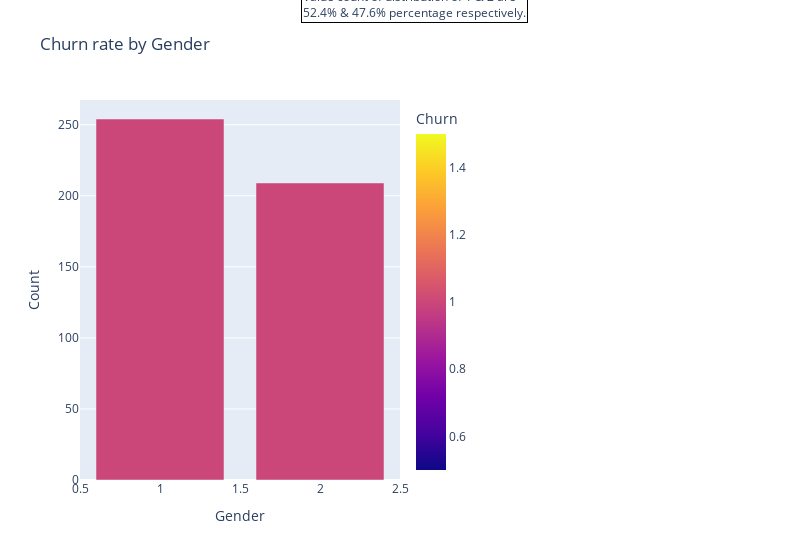
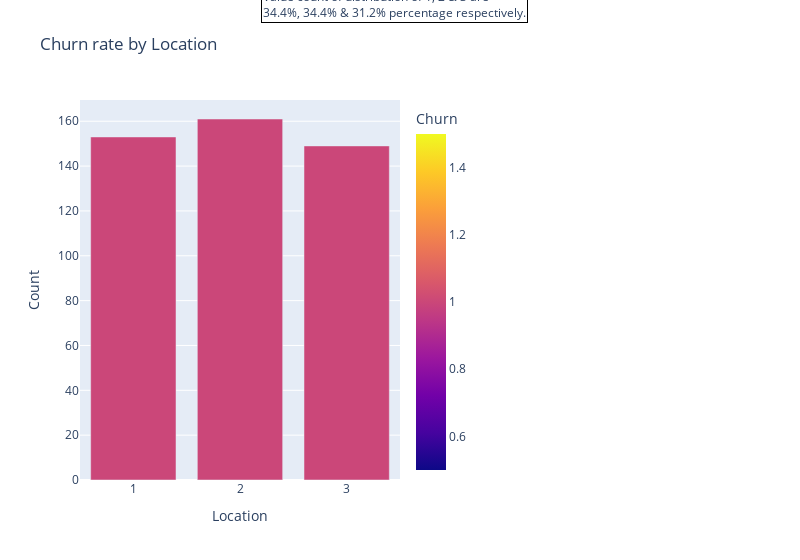
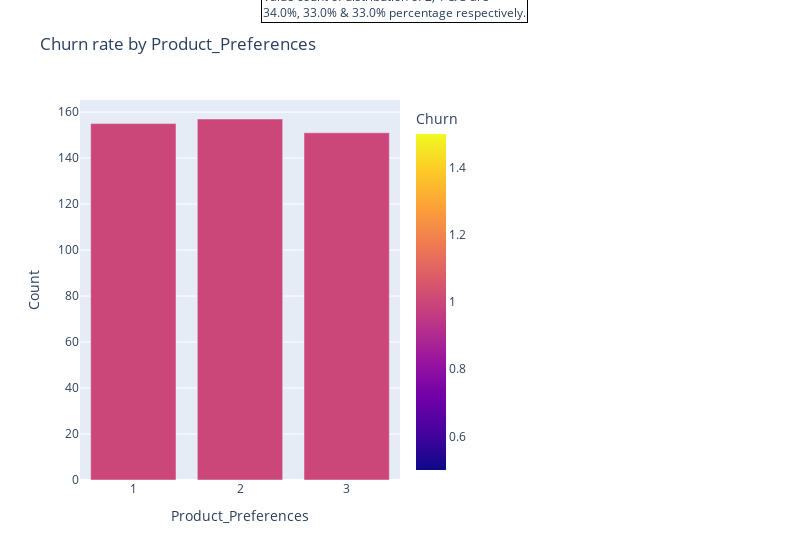
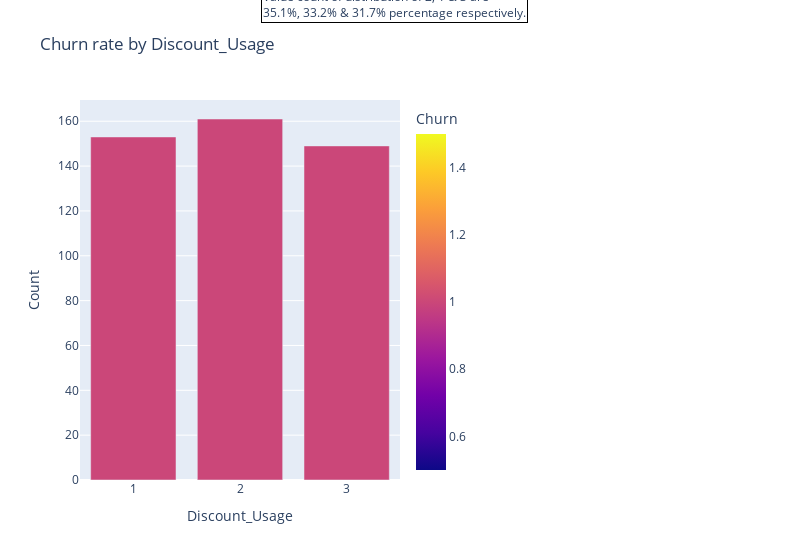

Write notebook code for charts like these, in order.
### Code cell
#Gender feature plot
bar('Gender')
#Partner feature plot
bar('Location')
#Dependents feature plot
bar('Product_Preferences')
#Dependents feature plot
bar('Discount_Usage')

### Figure 1 — Plotly figure (JSON) as saved in the notebook; plotly's stock layout.template omitted (floating-point values rounded to 4 significant figures)
{"data": [{"alignmentgroup": "True", "hovertemplate": "Gender=%{x}<br>Count=%{y}<br>Churn=%{marker.color}<extra></extra>", "legendgroup": "", "marker": {"color": [1, 1], "coloraxis": "coloraxis", "pattern": {"shape": ""}}, "name": "", "offsetgroup": "", "orientation": "v", "showlegend": false, "textposition": "auto", "type": "bar", "x": [1, 2], "xaxis": "x", "y": [254, 209], "yaxis": "y"}], "layout": {"annotations": [{"align": "left", "bordercolor": "black", "borderwidth": 1, "showarrow": false, "text": "Value count of distribution of 1 & 2 are<br>52.4% & 47.6% percentage respectively.", "x": 1.4, "xref": "paper", "y": 1.3, "yref": "paper"}], "barmode": "group", "coloraxis": {"colorbar": {"title": {"text": "Churn"}}, "colorscale": [[0, "#0d0887"], [0.1111, "#46039f"], [0.2222, "#7201a8"], [0.3333, "#9c179e"], [0.4444, "#bd3786"], [0.5556, "#d8576b"], [0.6667, "#ed7953"], [0.7778, "#fb9f3a"], [0.8889, "#fdca26"], [1, "#f0f921"]]}, "legend": {"tracegroupgap": 0}, "margin": {"r": 400}, "title": {"text": "Churn rate by Gender"}, "width": 800, "xaxis": {"anchor": "y", "domain": [0, 1], "title": {"text": "Gender"}}, "yaxis": {"anchor": "x", "domain": [0, 1], "title": {"text": "Count"}}}}

### Figure 2 — Plotly figure (JSON) as saved in the notebook; plotly's stock layout.template omitted (floating-point values rounded to 4 significant figures)
{"data": [{"alignmentgroup": "True", "hovertemplate": "Location=%{x}<br>Count=%{y}<br>Churn=%{marker.color}<extra></extra>", "legendgroup": "", "marker": {"color": [1, 1, 1], "coloraxis": "coloraxis", "pattern": {"shape": ""}}, "name": "", "offsetgroup": "", "orientation": "v", "showlegend": false, "textposition": "auto", "type": "bar", "x": [1, 2, 3], "xaxis": "x", "y": [153, 161, 149], "yaxis": "y"}], "layout": {"annotations": [{"align": "left", "bordercolor": "black", "borderwidth": 1, "showarrow": false, "text": "Value count of distribution of 1, 2 & 3 are<br>34.4%, 34.4% & 31.2% percentage respectively.", "x": 1.4, "xref": "paper", "y": 1.3, "yref": "paper"}], "barmode": "group", "coloraxis": {"colorbar": {"title": {"text": "Churn"}}, "colorscale": [[0, "#0d0887"], [0.1111, "#46039f"], [0.2222, "#7201a8"], [0.3333, "#9c179e"], [0.4444, "#bd3786"], [0.5556, "#d8576b"], [0.6667, "#ed7953"], [0.7778, "#fb9f3a"], [0.8889, "#fdca26"], [1, "#f0f921"]]}, "legend": {"tracegroupgap": 0}, "margin": {"r": 400}, "title": {"text": "Churn rate by Location"}, "width": 800, "xaxis": {"anchor": "y", "domain": [0, 1], "title": {"text": "Location"}}, "yaxis": {"anchor": "x", "domain": [0, 1], "title": {"text": "Count"}}}}

### Figure 3 — Plotly figure (JSON) as saved in the notebook; plotly's stock layout.template omitted (floating-point values rounded to 4 significant figures)
{"data": [{"alignmentgroup": "True", "hovertemplate": "Product_Preferences=%{x}<br>Count=%{y}<br>Churn=%{marker.color}<extra></extra>", "legendgroup": "", "marker": {"color": [1, 1, 1], "coloraxis": "coloraxis", "pattern": {"shape": ""}}, "name": "", "offsetgroup": "", "orientation": "v", "showlegend": false, "textposition": "auto", "type": "bar", "x": [1, 2, 3], "xaxis": "x", "y": [155, 157, 151], "yaxis": "y"}], "layout": {"annotations": [{"align": "left", "bordercolor": "black", "borderwidth": 1, "showarrow": false, "text": "Value count of distribution of 2, 1 & 3 are<br>34.0%, 33.0% & 33.0% percentage respectively.", "x": 1.4, "xref": "paper", "y": 1.3, "yref": "paper"}], "barmode": "group", "coloraxis": {"colorbar": {"title": {"text": "Churn"}}, "colorscale": [[0, "#0d0887"], [0.1111, "#46039f"], [0.2222, "#7201a8"], [0.3333, "#9c179e"], [0.4444, "#bd3786"], [0.5556, "#d8576b"], [0.6667, "#ed7953"], [0.7778, "#fb9f3a"], [0.8889, "#fdca26"], [1, "#f0f921"]]}, "legend": {"tracegroupgap": 0}, "margin": {"r": 400}, "title": {"text": "Churn rate by Product_Preferences"}, "width": 800, "xaxis": {"anchor": "y", "domain": [0, 1], "title": {"text": "Product_Preferences"}}, "yaxis": {"anchor": "x", "domain": [0, 1], "title": {"text": "Count"}}}}

### Figure 4 — Plotly figure (JSON) as saved in the notebook; plotly's stock layout.template omitted (floating-point values rounded to 4 significant figures)
{"data": [{"alignmentgroup": "True", "hovertemplate": "Discount_Usage=%{x}<br>Count=%{y}<br>Churn=%{marker.color}<extra></extra>", "legendgroup": "", "marker": {"color": [1, 1, 1], "coloraxis": "coloraxis", "pattern": {"shape": ""}}, "name": "", "offsetgroup": "", "orientation": "v", "showlegend": false, "textposition": "auto", "type": "bar", "x": [1, 2, 3], "xaxis": "x", "y": [153, 161, 149], "yaxis": "y"}], "layout": {"annotations": [{"align": "left", "bordercolor": "black", "borderwidth": 1, "showarrow": false, "text": "Value count of distribution of 2, 1 & 3 are<br>35.1%, 33.2% & 31.7% percentage respectively.", "x": 1.4, "xref": "paper", "y": 1.3, "yref": "paper"}], "barmode": "group", "coloraxis": {"colorbar": {"title": {"text": "Churn"}}, "colorscale": [[0, "#0d0887"], [0.1111, "#46039f"], [0.2222, "#7201a8"], [0.3333, "#9c179e"], [0.4444, "#bd3786"], [0.5556, "#d8576b"], [0.6667, "#ed7953"], [0.7778, "#fb9f3a"], [0.8889, "#fdca26"], [1, "#f0f921"]]}, "legend": {"tracegroupgap": 0}, "margin": {"r": 400}, "title": {"text": "Churn rate by Discount_Usage"}, "width": 800, "xaxis": {"anchor": "y", "domain": [0, 1], "title": {"text": "Discount_Usage"}}, "yaxis": {"anchor": "x", "domain": [0, 1], "title": {"text": "Count"}}}}
